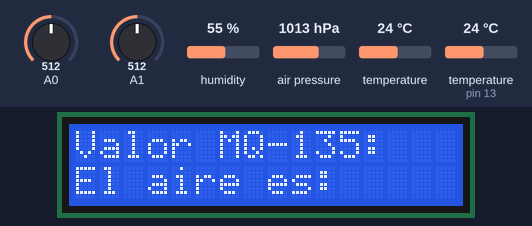
Simulated run of this sketch. Board: Arduino Uno, built with avr-gcc and run on an emulated ATmega328P. Parts: 16×2 character LCD. The test bench sets the inputs (shaded band); at power-on: A1 = 512, A0 = 512, humidity 55 %, air pressure 1013 hPa, temperature 24 °C, temperature (sensor on pin 13) 24 °C. What the sketch prints to the serial monitor is not drawn.

Above: at 1.2 s.
1.3 s: A1 set to 440
At 4.0 s:
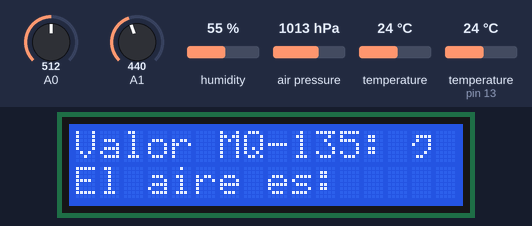
5.6 s: A1 set to 460
9.4 s: A1 set to 306
At 10.8 s:
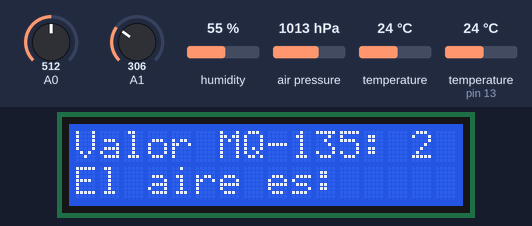
13.7 s: A1 set to 40
At 17.6 s:
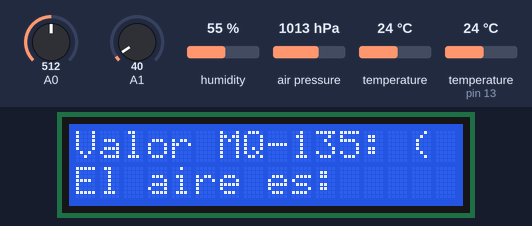
18.0 s: A1 set to 30
At 21.1 s:
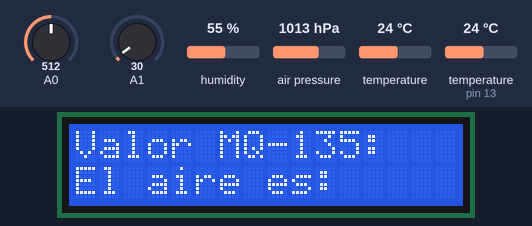
22.3 s: A1 set to 60
At 24.4 s:
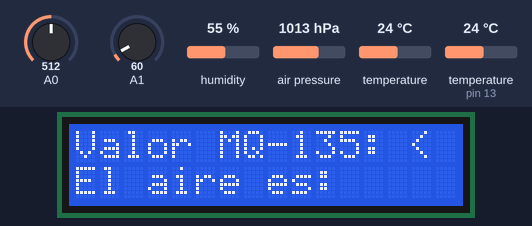
Timing chart, 0 to 25.9 s (numbered marks = the images above; inputs shaded):
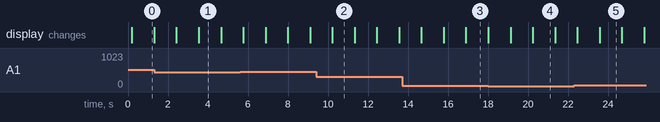

The sketch:

LCD_PAD.ino
```cpp
/* Library used by this sketch */

#include <LiquidCrystal.h>
#include <dht.h>
#include <SFE_BMP180.h>
#include <Wire.h>

/* Variables and constants */

// Pin to read the DHT22
#define DHT22_PIN 13
// Variable to read the DHT status
int chk;
// Variable to read the display button
int button;
int lcdState =1;
// Altitude in Madrid
#define ALTITUDE 635
// Variables for the BMP180 data
char status;
double T,P,p0,a;

// Variable to read the MQ-135 sensor
int QofAir;

// define some values used by the LCD panel and buttons
int lcd_key     = 0;
int adc_key_in  = 0;
#define btnRIGHT  0
#define btnUP     1
#define btnDOWN   2
#define btnLEFT   3
#define btnSELECT 4
#define btnNONE   5

// read the buttons
int read_LCD_buttons()
{
 adc_key_in = analogRead(0);      // read the value from the sensor
 // my buttons when read are centered at these valies: 0, 144, 329, 504, 741
 // we add approx 50 to those values and check to see if we are close
 if (adc_key_in > 1000) return btnNONE; // We make this the 1st option for speed reasons since it will be the most likely result
 // For V1.1 us this threshold
 if (adc_key_in < 50)   return btnRIGHT;
 if (adc_key_in < 250)  return btnUP;
 if (adc_key_in < 450)  return btnDOWN;
 if (adc_key_in < 650)  return btnLEFT;
 if (adc_key_in < 850)  return btnSELECT;

 return btnNONE;  // when all others fail, return this...
}

/* Create the objects */

dht DHT; // Crea el objeto DHT (temperatura y humedad)
SFE_BMP180 pressure; // Crea el objeto pressure (Sensor BMP180)
LiquidCrystal lcd(8, 9, 4, 5, 6, 7);  // Crea el objeto LCD //

void setup(){
 Serial.begin(9600);
 lcd.begin(16, 2);
   // Inicia el sensor BMP180
  if (pressure.begin())
    Serial.println("BMP180 init success");
    else
  {
    // Oops, something went wrong, this is usually a connection problem,
    // see the comments at the top of this sketch for the proper connections.

    Serial.println("BMP180 init fail\n\n");
    while(1); // Pause forever.
  }
 lcd.setCursor(0,0);
}

void loop(){

 /* Read the temperature and humidity from tthe DHT22 */
 Serial.print("DHT22, \t");
 chk = DHT.read22(DHT22_PIN);
 switch (chk)
 {
  case DHTLIB_OK:
   Serial.print("OK,\t");
   break;
  case DHTLIB_ERROR_CHECKSUM:
   Serial.print("Checksum error,\t");
   break;
  case DHTLIB_ERROR_TIMEOUT:
   Serial.print("Time out error,\t");
   break;
  default:
   Serial.print("Unknown error,\t");
   break;
}


/* Read the temperature and pressure from the BMP180 */
  status = pressure.startTemperature();
  if (status != 0)
  {
    // Wait for the measurement to complete:
    delay(status);

    status = pressure.getTemperature(T);
    if (status != 0)
    {
      // Print out the measurement:
      Serial.print("temperature: ");
      Serial.print(T,2);
      Serial.print(" deg C, ");

      status = pressure.startPressure(3);
      if (status != 0)
      {
        // Wait for the measurement to complete:
        delay(status);

        status = pressure.getPressure(P,T);
        if (status != 0)
        {
          // Print out the measurement:
          Serial.print("absolute pressure: ");
          Serial.print(P,2);
          Serial.print(" mb, ");

          p0 = pressure.sealevel(P,ALTITUDE); // we're at 1655 meters (Boulder, CO)
          Serial.print("relative (sea-level) pressure: ");
          Serial.print(p0,2);
          Serial.print(" mb, ");

          a = pressure.altitude(P,p0);
          Serial.print("computed altitude: ");
          Serial.print(a,0);
          Serial.print(" meters, ");

             }
        else Serial.println("error retrieving pressure measurement\n");
      }
      else Serial.println("error starting pressure measurement\n");
    }
    else Serial.println("error retrieving temperature measurement\n");
  }
  else Serial.println("error starting temperature measurement\n");

/* Read the data from the MQ-135 sensor */
QofAir = analogRead(1);

/* Check if any button is pressed */
button = read_LCD_buttons();
switch(button){
 case btnLEFT:
  lcdState --;
  break;
 case btnRIGHT:
  lcdState ++;
  break;
}
if (lcdState == 0)
 {lcdState = 3;}
else if (lcdState == 4)
 {lcdState = 1;}

// DISPLAY DATA on the LCD
switch (lcdState){
 case 1: // Display temp and humidity from DHT22
  lcd.clear();
  lcd.setCursor(0,0); // Va a mostrar información en la segunda línea //
  lcd.print("Temp:");
  lcd.print(DHT.temperature,1); // texto a mostrar //
  lcd.write(223); // Degree symbol
  lcd.print("C ");
  lcd.setCursor(0,1);
  lcd.print("Hum:");
  lcd.print(DHT.humidity,1);
  lcd.print("%");
  break;

 case 2: // Display the data from BMP180
  lcd.clear();
  lcd.setCursor(0,0);
  lcd.print("Presión: ");
  lcd.print(P,2);
  lcd.print(" mb");
  lcd.setCursor(0,1);
  lcd.print("Temp:");
  lcd.print(T,2);
  lcd.write(223); // Degree symbol
  break;

 case 3: // Display the Air quality MQ-135 sensor
 lcd.clear();
 lcd.setCursor(0,0);
 lcd.print("Valor MQ-135: ");
 lcd.print(QofAir,0);
 lcd.setCursor(0,1);
 lcd.print("El aire es: ");
}

Serial.print(DHT.humidity, 1);
Serial.print(",\t");
Serial.println(DHT.temperature, 1);
Serial.print("\n Valor lcdState: ");
Serial.print(lcdState, 1);

delay(1000);
}
```

Measured:
- after the input at 1.3 s, the display: first differs from a run without the input after 2.2 s (image 1)
- after the input at 9.4 s, the display: changes after 0.82 s (image 2)
- after the input at 13.7 s, the display: first differs from a run without the input after 3.2 s (image 3)
- after the input at 18.0 s, the display: first differs from a run without the input after 2.2 s (image 4)
- after the input at 22.3 s, the display: first differs from a run without the input after 1.3 s (image 5)
- what the display in image 1 shows lasts 1.2 s, from 3.5 s to 4.7 s
